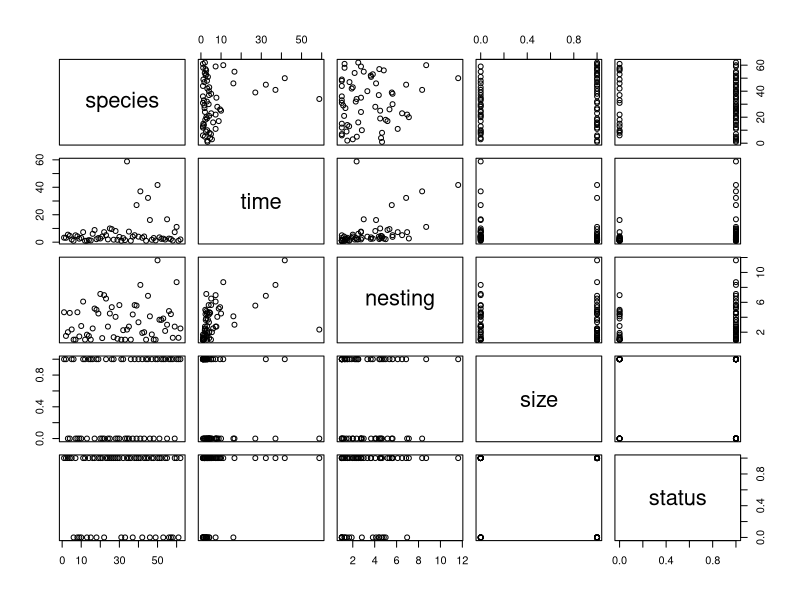
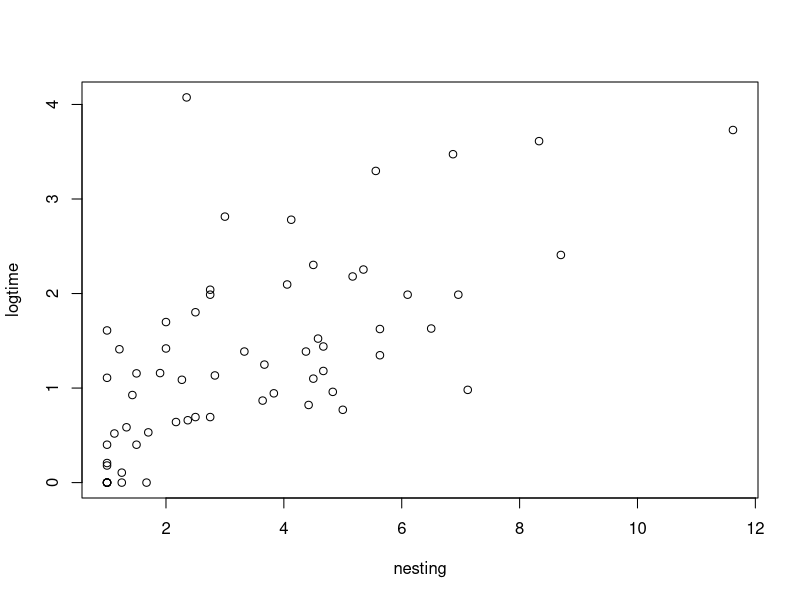
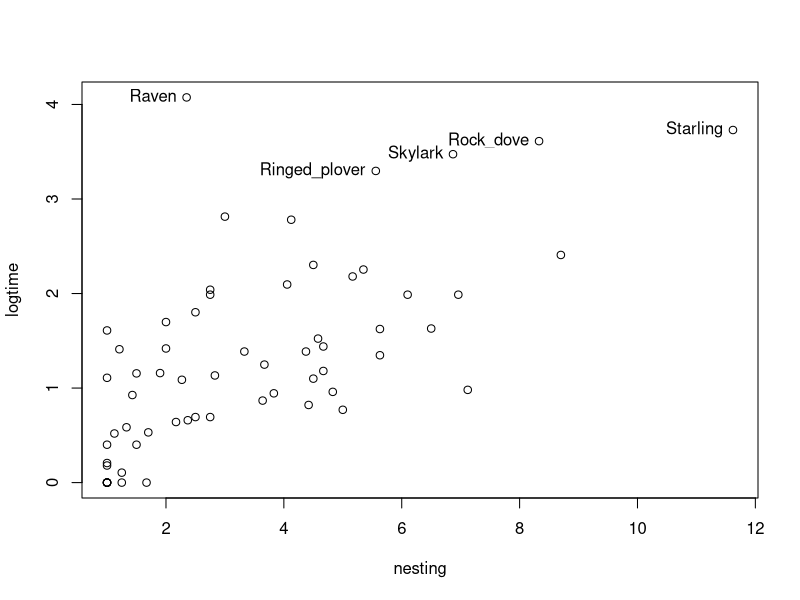
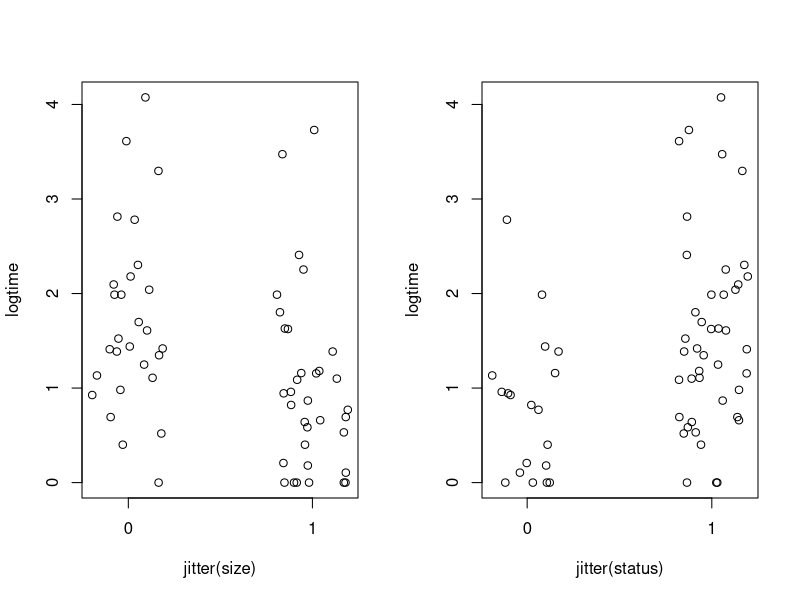
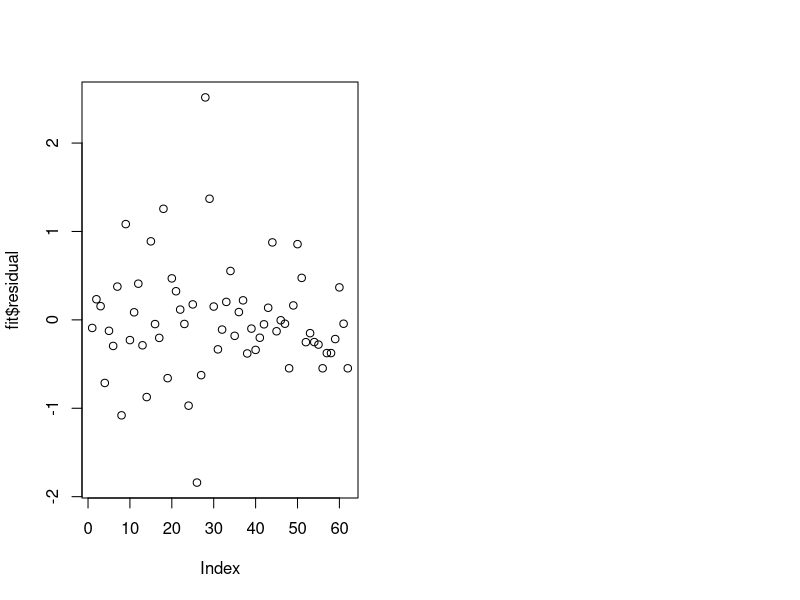
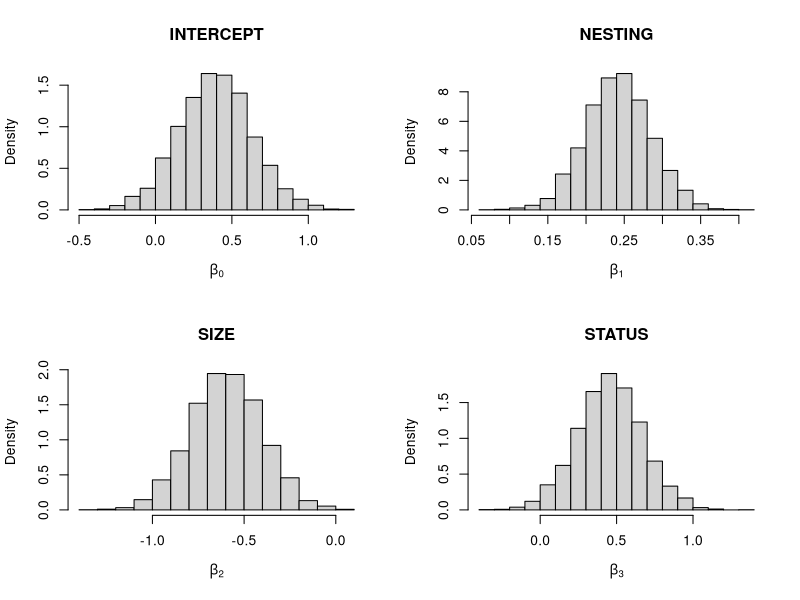
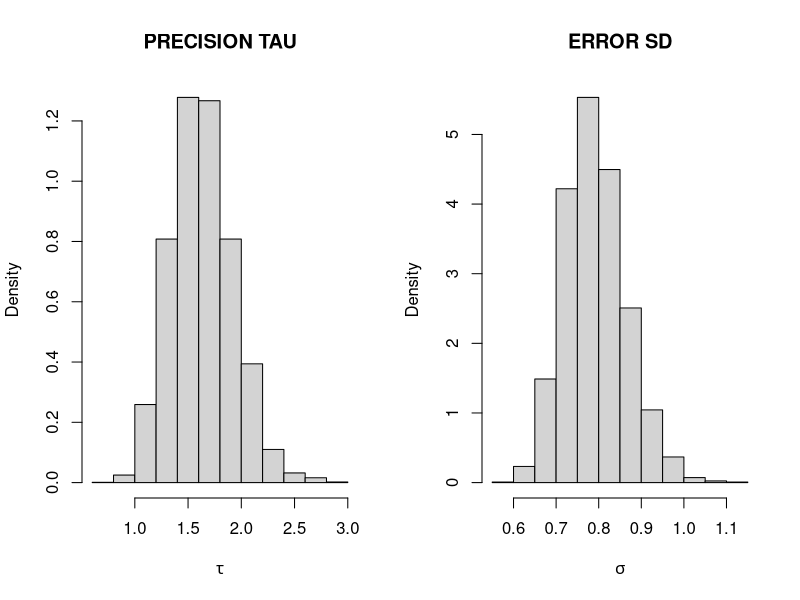
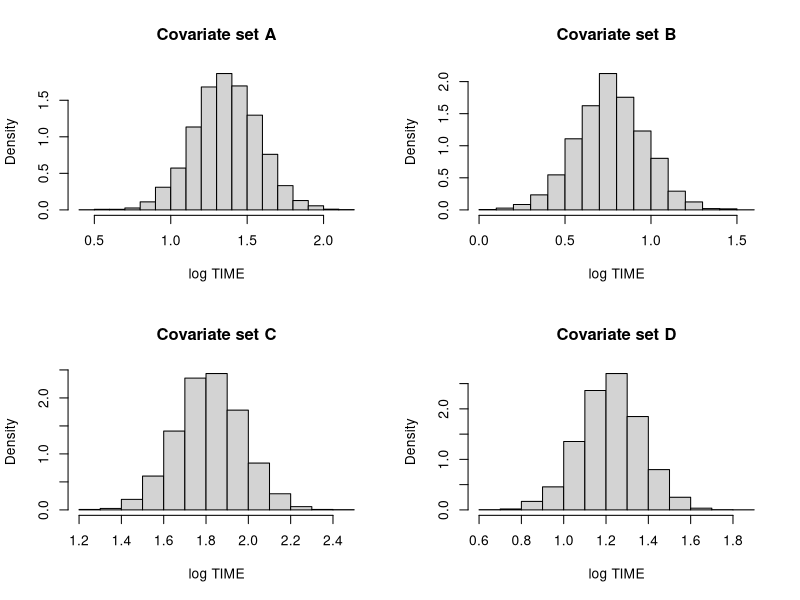

The R script that drew these images, in order:
## ---- chunk 1
 rm(list=ls())
library(LearnBayes) 
## ---- chunk 2
data(birdextinct)
attach(birdextinct)

birdextinct
## ---- chunk 3
plot(birdextinct)
## ---- chunk 4
logtime=log(time)
plot(nesting,logtime)
## ---- chunk 5
out = (logtime > 3)
plot(nesting,logtime)
text(nesting[out], logtime[out], label=species[out], pos = 2)
## ---- chunk 6
# Command JITTER adds a small amount of noise to a numeric vector
par(mfrow=c(1,2))
plot(jitter(size),logtime,xaxp=c(0,1,1))
plot(jitter(status),logtime,xaxp=c(0,1,1))
## ---- chunk 7
fit=lm(logtime~nesting+size+status,data=birdextinct,x=TRUE,y=TRUE)
summary(fit)
## ---- chunk 8
fit$x
fit$y
plot(fit$residual)
## ---- chunk 9
prior=list(b0=c(0,0,0,0), c0=10)  #c0\in [10,100]
theta2.sample=blinreg(fit$y,fit$x,5000,prior=prior)
## ---- chunk 10
par(mfrow=c(2,2))
hist(theta2.sample$beta[,1],main="INTERCEPT",xlab=expression(beta[0]),prob=T)
hist(theta2.sample$beta[,2],main="NESTING",xlab=expression(beta[1]),prob=T)
hist(theta2.sample$beta[,3],main="SIZE",xlab=expression(beta[2]),prob=T)
hist(theta2.sample$beta[,4],main="STATUS",xlab=expression(beta[3]),prob=T)
## ---- chunk 11
par(mfrow=c(1,2))
hist(1/((theta2.sample$sigma)^2),main="PRECISION TAU",xlab=expression(tau),prob=T)
hist(theta2.sample$sigma,main="ERROR SD",xlab=expression(sigma),prob=T)
## ---- chunk 12
apply(theta2.sample$beta,2,quantile,c(.05,.5,.95))
apply(theta2.sample$beta,2,mean)
fit$coefficients #  frequentist estimates 

quantile(theta2.sample$sigma,c(.05,.5,.95))
#posterior mean of sigma is larger  than the frequentist estimate 
mean(theta2.sample$sigma)
sqrt(sum(fit$residuals^2)/(62-4)) #frequentist estimate
## ---- chunk 13
cov1=c(1,4,0,0) #A
cov2=c(1,4,1,0) #B
cov3=c(1,4,0,1) #C
cov4=c(1,4,1,1) #D
X1=rbind(cov1,cov2,cov3,cov4)
mean.draws=blinregexpected(X1,theta2.sample)
## ---- chunk 14
c.labels=c("A","B","C","D")
par(mfrow=c(2,2))
for (j in 1:4)
hist(mean.draws[,j], main=paste("Covariate set",c.labels[j]),xlab="log TIME",prob=T)
## ---- chunk 15
pred.draws=blinregpred(X1,theta2.sample)

c.labels=c("A","B","C","D")
par(mfrow=c(2,2))
for (j in 1:4)
hist(pred.draws[,j],main=paste("Covariate set",c.labels[j]),xlab="log TIME",prob=T)
## ---- chunk 16
pred.draws=blinregpred(fit$x,theta2.sample)
pred.sum=apply(pred.draws,2,quantile,c(.05,.95))
## ---- chunk 17
ind=1:length(logtime)
matplot(rbind(ind,ind),pred.sum,type="l",lty=1,col=1,xlab="INDEX",ylab="log TIME")
points(ind,logtime,pch=19)

out=(logtime>pred.sum[2,]| logtime<pred.sum[1,])
text(ind[out], logtime[out], label=species[out], pos = 4)
## ---- chunk 18
ind_pvalue=t((t(pred.draws)>logtime))
pred.suptail=apply(ind_pvalue,2,sum)/5000
prob.tail<-rep(0, 62) 
for (i in 1 : 62)
  prob.tail[i]=min(pred.suptail[i],1-pred.suptail[i])
## this is the PREDICTIVE TAIL PROBABILITY of item i
## ---- chunk 19
par(mfrow=c(1,2))
plot(ind, prob.tail)
abline(h=0.05)

plot(ind,logtime,pch=19)

out2=(prob.tail<0.05)
text(ind[out2], logtime[out2], label=species[out2], pos = 4)
## ---- chunk 20
pred.mean=apply(pred.draws,2,mean)
pred.sd=apply(pred.draws,2,sd)
## ---- chunk 21
bres= (pred.mean- logtime)/pred.sd    
out2 = (abs(bres) > 2)
## ---- chunk 22
par(mfrow=c(1,1))
plot(ind,bres,cex=1)
text(nesting[out2], bres[out2], label=species[out2], pos = 4)
## ---- chunk 23
sum(bres^2)
## ---- chunk 24
 mean.draws.data=blinregexpected(fit$x,theta2.sample)
dim(mean.draws.data)

cpo=seq(1,62)
for (i in 1:62){
cpo[i]=1/mean(1/dnorm(fit$y[i],mean.draws.data[,i], theta2.sample$sigma))
}

1/mean(1/dnorm(fit$y[2],mean.draws.data[,2], theta2.sample$sigma)) # this is  CPO[2] of item i=2

LPML=sum(log(cpo))
LPML
## ---- chunk 25
fit2=lm(logtime~nesting+size,data=birdextinct,x=TRUE,y=TRUE)
summary(fit2)

fit2$x
fit2$y
## ---- chunk 26
prior3=list(b0=c(0,0,0), c0=10)  #c0\in [10,100]
theta3.sample=blinreg(fit2$y,fit2$x,5000, prior=prior3)
## ---- chunk 27
mean.draws3.data=blinregexpected(fit2$x,theta3.sample)
dim(mean.draws3.data)

cpo3=seq(1,62)
for (i in 1:62){
cpo3[i]=1/mean(1/dnorm(fit$y[i],mean.draws3.data[,i], theta3.sample$sigma))
}


LPML3=sum(log(cpo3))
LPML3
## ---- chunk 28
LPML; LPML3
